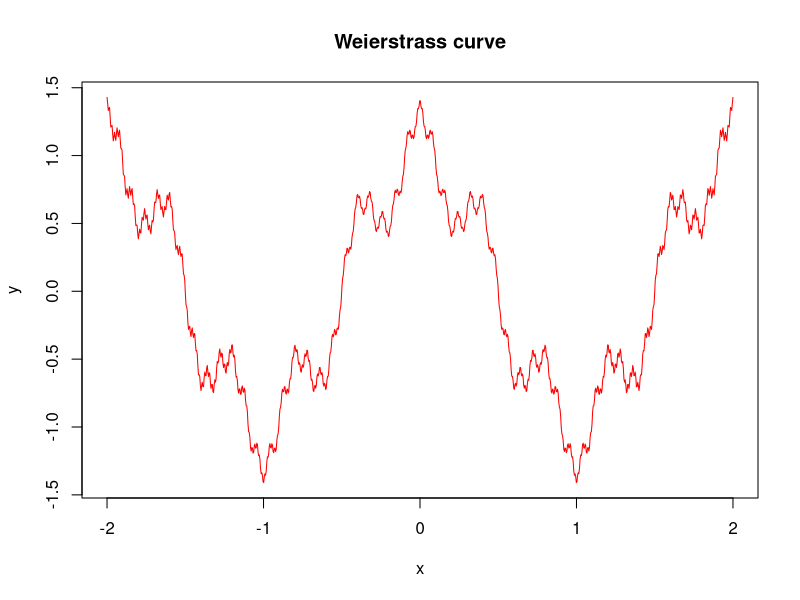

This chart was generated by the following R code:
##########################################
#
# Weierstrass function
#
# 0 < a < 1
# b odd positive integer
# ab > 1 + 3/2 pi
#
# Series:
# Little Useless-useful R functions #53
# Created: September 03, 2023
# Author: Tomaz Kastrun
# Blog: tomaztsql.wordpress.com
# V.1.0
#
# Changelog: 
#
##########################################


weierstrass_curve <- function(x,a,b) {
  values <- 0
  for (n in 0:100) {  
    values <- values + (a**n * cos(b**n * pi * x)) }
 return(values)
}

len <- 1000

# x <- seq(-0.4, 0.4, length.out=len)  
# y <- weierstrass_curve(x,0.5,5)
x <- seq(-2, 2, length.out=len)
y <- weierstrass_curve(x,0.3,5)

plot(x, y, type = "l", col = "red", main = "Weierstrass curve")


